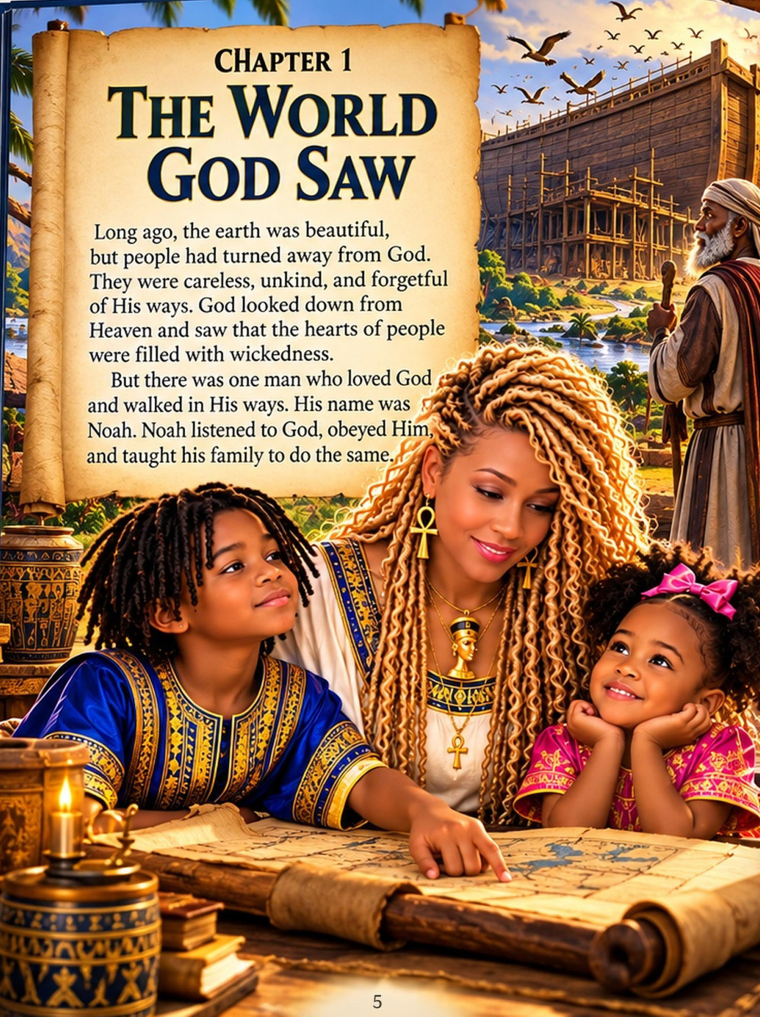
#> input picture artwork/corrected/ill-00.jpg, 2280 x 3050 px, given in place of img-000.jpg, which was not available (shown at 1/3 size)
$ python process_images.py ../artwork/corrected out.png ../artwork/corrected/ill-01.jpg
#> lines starting #> are read from the running program, lines starting #| are printed output that depends on the picture; after the words box and inside, x2 and y2 are one past the last pixel; in counts of white or black regions, pixels touching at a corner belong together; pictures that were not available may be replaced by others from this repository, and a replacement may not be noted
"""Clean up the 13 book illustrations for print.

1. Crop off the photographed-book mock-up frame (white background, page stack, navy board).
2. Upscale with Lanczos resampling to ~300 ppi at printed size (no AI / no repainting).
3. Re-letter baked-in chapter numbers, series wording and page numbers so they match
   the corrected book sequence. Only the label pixels are touched; characters and
   artwork are left as-is.
"""
import json, sys
import cv2
import numpy as np
from PIL import Image, ImageDraw, ImageFont, ImageFilter

WORK = sys.argv[1]      # folder with img-000.jpg ... img-012.jpg
OUT = sys.argv[2]       # output folder
FONTS = sys.argv[3]

CROP = dict(l=34, r=34, t=12, b=36)
SCALE = 2.5

# Label edits, in ORIGINAL image coordinates.
# 'line': a navy small-caps text line; box = (x0, y0, x1, y1) where y0..y1 is the exact
#         row band of the line (measured from ink profiles) so the title below is untouched.
# 'folio': a baked page number; box = exact digit bounding box; polarity dark/light.
# New page numbers follow the corrected layout (illustration pages are right-hand pages).
EDITS = {
    0:  [('folio', (483, 1205, 490, 1222), '5', 'dark')],
    1:  [('folio', (488, 1211, 500, 1229), '7', 'dark')],
    2:  [('block', (732, 423, 918, 572),
          ['The land of Canaan', '(today: Israel, Palestine,', 'Lebanon, and parts of',
           'Syria and Jordan).', 'Known for fertile land,', 'cities, and trade routes.',
           'Canaan was cursed', '(Genesis 9:25), not Ham and', 'not all of his descendants.'],
          dict(align='center', cx=825, ref_text='cities, and trade routes.', ref_w=173, size_k=0.82,
               baselines=[441 + k * 15.9 for k in range(9)], font='LiberationSerif-Regular',
               ink=135, dark=True)),
         ('line', (280, 19, 560, 49), 'CHAPTER 4', 'CHAPTER 7'), ('folio', (440, 1202, 458, 1219), '11', 'dark')],
    3:  [('folio', (484, 1197, 505, 1216), '9', 'light')],
    4:  [('block', (548, 306, 925, 413),
          ['In Genesis 9, Ham saw his father',
           'uncovered and told his brothers.',
           'Because of Ham\u2019s actions, Noah',
           'cursed Ham\u2019s son, Canaan:'],
          dict(ref_text='In Genesis 9, Noah saw something', ref_w=333, left=552,
               baselines=[325.5, 352, 378.5, 405])),
         ('plain', (598, 463, 890, 481), 'shall he be unto his brothers.”', 'shall be be unto his brothers.”'),
         ('folio', (487, 1203, 511, 1223), '13', 'light')],
    5:  [('block', (124, 202, 506, 418),
          'After the flood, the families of Ham\u2019s sons Cush, Mizraim, and Put built great '
          'nations in Africa. The land was rich with rivers, fertile soil, gold, minerals, and '
          'wisdom. The people created advanced cities, learned systems of mathematics, medicine, '
          'and astronomy, and built monuments that still inspire the world today.',
          dict(wrap=True, max_w=372, ref_text='After the flood, Ham\u2019s descendants', ref_w=338,
               left=130, baselines=[224, 250.5, 277, 303.5, 330, 356.5, 383, 409.5],
               font='LiberationSerif-Regular', ink=110, dark=True)),
         ('line', (200, 35, 420, 63), 'CHAPTER 6', 'CHAPTER 8'), ('folio', (432, 1204, 450, 1221), '15', 'dark')],
    6:  [('line', (230, 33, 440, 63), 'CHAPTER 7', 'CHAPTER 9', 'CHAPTER 11'), ('folio', (479, 1209, 497, 1226), '17', 'dark')],
    7:  [('line', (360, 26, 600, 56), 'CHAPTER 8', 'CHAPTER 10', 'CHAPTER 12'), ('folio', (468, 1209, 487, 1226), '19', 'dark')],
    8:  [('block', (688, 80, 942, 220),
          ['\u201cYou intended to harm me,', 'but God intended it', 'for good.\u201d'],
          dict(align='center', cx=815, ref_text='\u201cGod allowed everything', ref_w=220,
               baselines=[112, 139, 166], font='LiberationSerif-Italic', ink=110, dark=True,
               extra=[dict(text='Genesis 50:20', font='LiberationSerif-Regular',
                           ref_text='Genesis 37:28, 36', ref_w=127, baseline=212)])),
         ('line', (245, 31, 470, 60), 'CHAPTER 9', 'CHAPTER 11'), ('folio', (496, 1202, 514, 1219), '21', 'dark')],
    9:  [('block', (58, 255, 321, 315),
          ['Joseph worked in Potiphar\u2019s house.',
           'He was honest, skilled, and trusted',
           'with responsibility.'],
          dict(ref_text='He was honest, skilled, and trusted', ref_w=254, left=63,
               baselines=[269, 290, 311], font='LiberationSerif-Regular', ink=110, dark=True, stroke=1)),
         ('folio', (460, 1203, 481, 1219), '27', 'dark')],   # original label CHAPTER 12 is now correct
    10: [('line', (245, 38, 480, 69), 'CHAPTER 11', 'CHAPTER 15'), ('folio', (489, 1196, 509, 1212), '25', 'dark')],
    11: [('line', (425, 34, 665, 65), 'CHAPTER 13', 'CHAPTER 17'),
         ('folio', (474, 1197, 495, 1214), '29', 'dark')],
    12: [('folio', (470, 1201, 490, 1217), '31', 'dark')],
}


# [58 lines left out: functions text_mask, glyph_color, erase, _runs, not called in this run]


def _width(runs, track):
    return sum(f.getlength(c) + track for c, f in runs) - track


# [83 lines left out: functions draw_smallcaps, draw_plain, _wrap, draw_block, draw_folio, not called in this run]


def process(i):
#> called with i = 0
    src = Image.open(f'{WORK}/img-{i:03d}.jpg').convert('RGB')
#> src is the input picture: PIL image 2280x3050 RGB; mean R, G, B 158.6, 117, 83.1
    W, H = src.size
#> W = 2280; H = 3050
    c = src.crop((CROP['l'], CROP['t'], W - CROP['r'], H - CROP['b']))
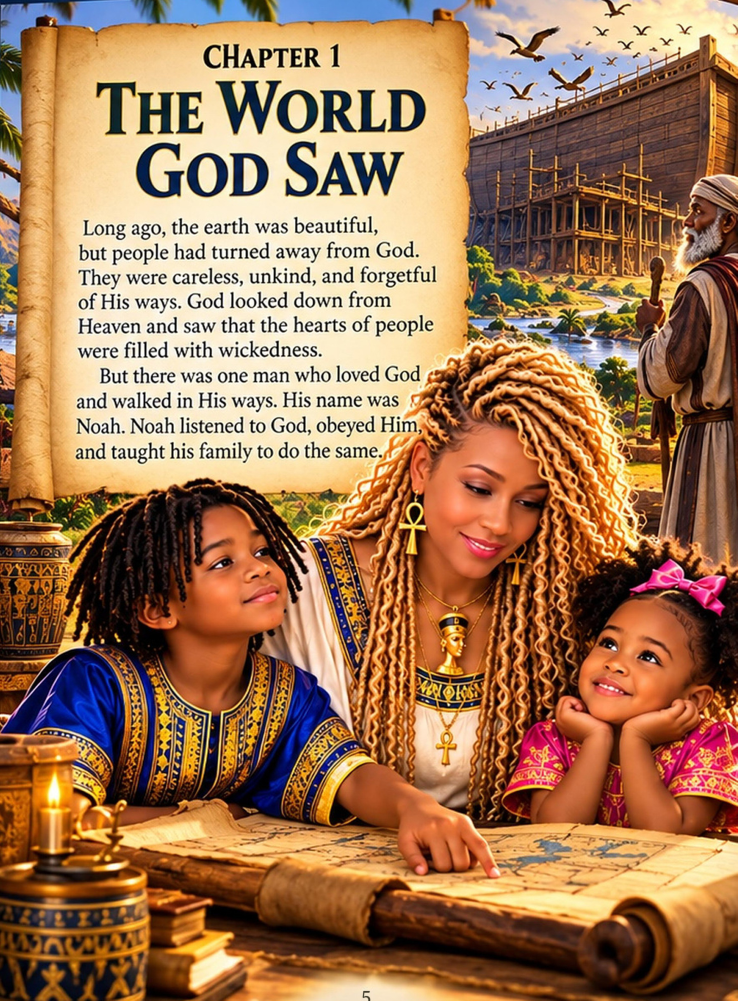
#> c: PIL image 2212x3002 RGB (shown at 1/3 size); mean R, G, B 160.5, 118.6, 84.2
    nw, nh = int(round(c.width * SCALE)), int(round(c.height * SCALE))
#> nw = 5530; nh = 7505
    up = c.resize((nw, nh), Image.LANCZOS)
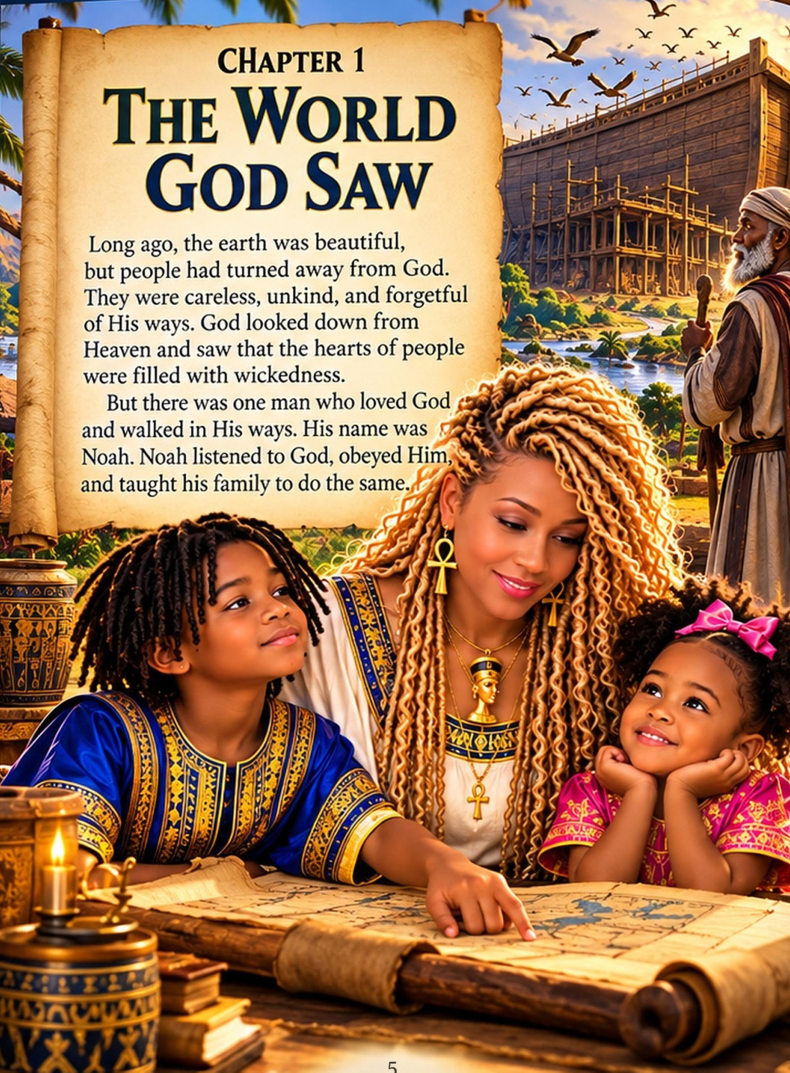
#> up: PIL image 5530x7505 RGB (shown at 1/7 size); mean R, G, B 160.5, 118.6, 84.2
    up = up.filter(ImageFilter.UnsharpMask(radius=2, percent=35, threshold=2))
    rgb = np.array(up)
    log = []
    for spec in EDITS.get(i, []):
        kind, box, new = spec[:3]
        old_text = spec[3] if kind in ('line', 'plain', 'block') else None
        pad = 3
        bx = [int((box[0] - CROP['l'] - pad) * SCALE), int((box[1] - CROP['t'] - pad) * SCALE),
              int((box[2] - CROP['l'] + pad) * SCALE), int((box[3] - CROP['t'] + pad) * SCALE)]
        bx = [max(0, bx[0]), max(0, bx[1]), min(nw, bx[2]), min(nh, bx[3])]
        x0, y0, x1, y1 = bx
        roi = rgb[y0:y1, x0:x1].astype(np.int32)
        lum = roi.mean(axis=2)
        if kind in ('line', 'plain', 'block'):
            ink = lum < 150
            core = lum < 110
        else:
            pol = spec[3]
            bg = np.median(lum)
            ink = (bg - lum) > 30 if pol == 'dark' else (lum - bg) > 30
            core = (bg - lum) > 70 if pol == 'dark' else (lum - bg) > 70
        if not core.any():
            log.append((kind, new, 'NO GLYPHS'))
            continue
        if kind == 'block' and old_text.get('dark'):
            color = tuple(int(v) for v in np.median(roi[lum < 70] if (lum < 70).sum() > 50 else roi[core], axis=0))
        elif kind in ('plain', 'block'):
            color = tuple(int(v) for v in np.median(roi[core], axis=0))
        elif kind == 'line':
            # solid stroke colour of the original lettering (darkest ink pixels)
            color = tuple(int(v) for v in np.median(roi[lum < 70] if (lum < 70).sum() > 50 else roi[core], axis=0))
        else:
            color = tuple(int(v) for v in np.median(roi[core], axis=0))
        ys, xs = np.nonzero(core)
        gx0, gx1, gy0, gy1 = xs.min() + x0, xs.max() + x0, ys.min() + y0, ys.max() + y0
        m = np.zeros(rgb.shape[:2], np.uint8)
        m[y0:y1, x0:x1] = ink.astype(np.uint8)
        k = cv2.getStructuringElement(cv2.MORPH_ELLIPSE, (9, 9))
        m = cv2.dilate(m * 255, k)
        # never let the erase mask leave the padded band (protects the title line below)
        clip = np.zeros_like(m); clip[y0:y1, x0:x1] = 255
        m = cv2.bitwise_and(m, clip)
        if kind == 'block':
            # large text block: cover the letters AND their light sharpening halo, then fill
            # from the surrounding clean parchment only (normalized convolution) plus grain
            region = rgb[y0:y1, x0:x1].astype(np.float32)
            core_m = (lum < old_text.get('ink', 150)).astype(np.uint8)
            big = cv2.dilate(core_m, cv2.getStructuringElement(cv2.MORPH_ELLIPSE, (23, 23))) > 0
            wgt = (~big).astype(np.float32)
            # normalized convolution; widen the sampling radius where nearby clean parchment
            # is scarce (dense text blocks), so the fill never collapses toward black
            fill = np.zeros_like(region); done = np.zeros(wgt.shape, bool)
            for sig in (14, 40, 100, 250):
                num = cv2.GaussianBlur(region * wgt[..., None], (0, 0), sig)
                den = cv2.GaussianBlur(wgt, (0, 0), sig)
                ok = (den > 0.2) & ~done
                fill[ok] = (num[ok] / den[ok][:, None])
                done |= ok
            if (~done).any():
                fill[~done] = np.median(region[wgt > 0], axis=0)
            rng2 = np.random.default_rng(42)
            fill += rng2.normal(0, 3.0, fill.shape)
            region[big] = fill[big]
            rgb = rgb.copy(); rgb[y0:y1, x0:x1] = np.clip(region, 0, 255).astype(np.uint8)
            m = np.zeros(rgb.shape[:2], np.uint8)   # nothing further to inpaint
        else:
            bgr = cv2.cvtColor(rgb, cv2.COLOR_RGB2BGR)
            bgr = cv2.inpaint(bgr, m, 7, cv2.INPAINT_TELEA)
            rgb = cv2.cvtColor(bgr, cv2.COLOR_BGR2RGB)
        rng = np.random.default_rng(i)
        noise = rng.normal(0, 2.5, rgb.shape)
        mm = (m > 0)[..., None]
        rgb = np.where(mm, np.clip(rgb + noise, 0, 255), rgb).astype(np.uint8)
        base = Image.fromarray(rgb)
        img = Image.new('RGBA', base.size, (0, 0, 0, 0))
        cx = (gx0 + gx1) / 2
        hgt = gy1 - gy0 + 1
        if kind == 'line':
            draw_smallcaps(img, new, cx, gy1 + 1, gx1 - gx0 + 1, old_text, color, FONTS)
        elif kind == 'block':
            draw_block(img, new, old_text, color, FONTS)
        elif kind == 'plain':
            draw_plain(img, new, cx, gy1 + 1, gx1 - gx0 + 1, old_text, color, FONTS)
        else:
            draw_folio(img, new, cx, gy1 + 1, hgt, color, FONTS)
        img = img.filter(ImageFilter.GaussianBlur(0.7))
        base.paste(img, (0, 0), img)
        rgb = np.array(base.convert('RGB'))
        log.append((kind, new, f'glyphs=({gx0},{gy0},{gx1},{gy1}) color={color}'))
#> this loop made 1 pass
#> (bg, color, gx0, gx1, gy0, gy1) on pass 1: (238.7, (105, 101, 93), 1115, 1146, 2982, 3031)
#> pass 1, in process, `roi = rgb[y0:y1, x0:x1].astype(np.int32)`:
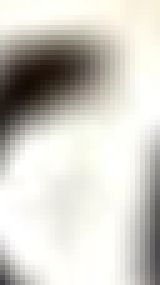
#> roi: shape (57, 32, 3) int32 (shown 5 times larger); mean of channels 0, 1, 2 208.8, 206.3, 199; drawn as R, G, B
#> pass 1, in process, `ink = (bg - lum) > 30 if pol == 'dark' else (lum - bg) > 30`:
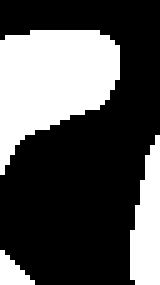
#> ink: shape (57, 32) bool (shown 5 times larger); 32.7% white; 3 white regions, box (x1, y1, x2, y2) and area: (0, 6, 24, 35) 438, (26, 27, 32, 57) 131, (0, 50, 7, 57) 28
#> pass 1, in process, `core = (bg - lum) > 70 if pol == 'dark' else (lum - bg) > 70`:
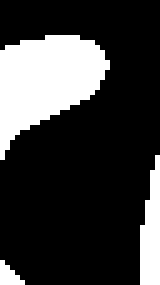
#> core: shape (57, 32) bool (shown 5 times larger); 22.9% white; 3 white regions (1 under 20 px), largest, box (x1, y1, x2, y2) and area: (0, 7, 22, 32) 325, (28, 31, 32, 57) 78
#> after the loop:
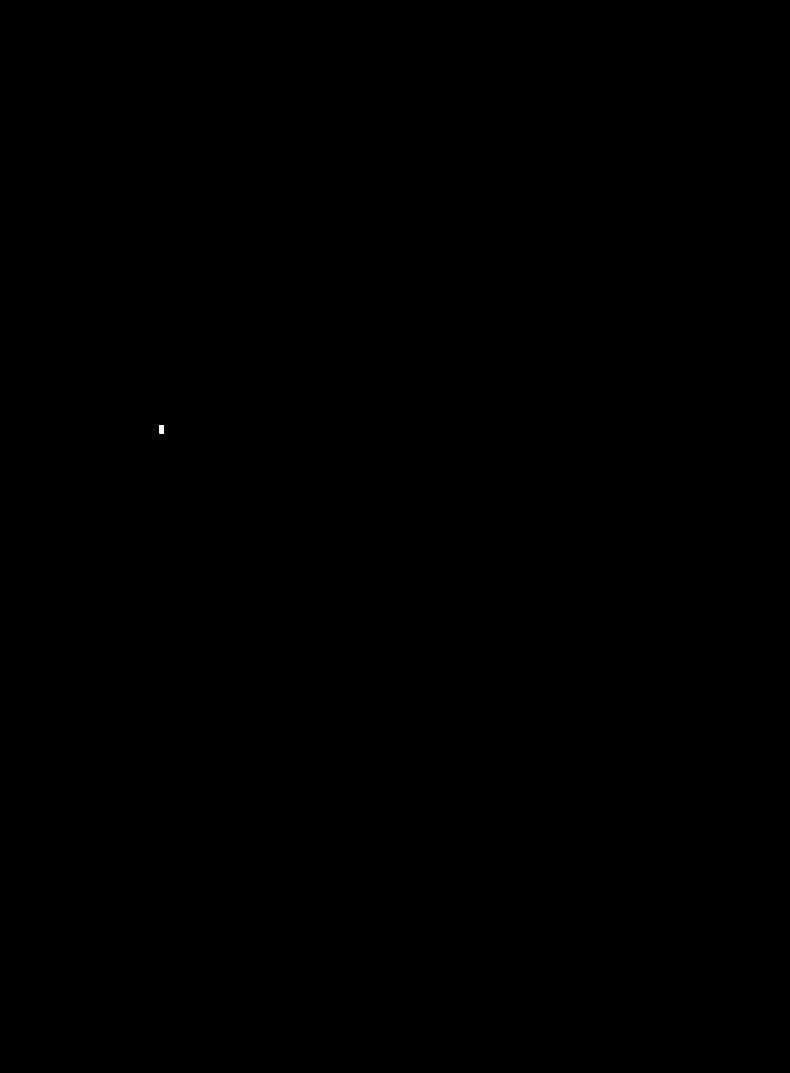
#> clip: shape (7505, 5530) (shown at 1/7 size); 0% white; 1 white region, box (x1, y1, x2, y2) and area: (1115, 2975, 1147, 3032) 1824
#> after the loop: m: shape (7505, 5530); 0% white; 3 white regions, box (x1, y1, x2, y2) and area: (1115, 2977, 1143, 3014) 717, (1137, 2998, 1147, 3032) 271, (1115, 3021, 1126, 3032) 82
#> after the loop, log = []
    out = Image.fromarray(rgb)
    out.save(f'{OUT}/ill-{i:02d}.jpg', quality=93, subsampling=0, dpi=(300, 300))
    return (i, out.size, log)


if __name__ == '__main__':
    for i in range(13):
#> (the run stopped early here; a loop or call above may not have finished)
